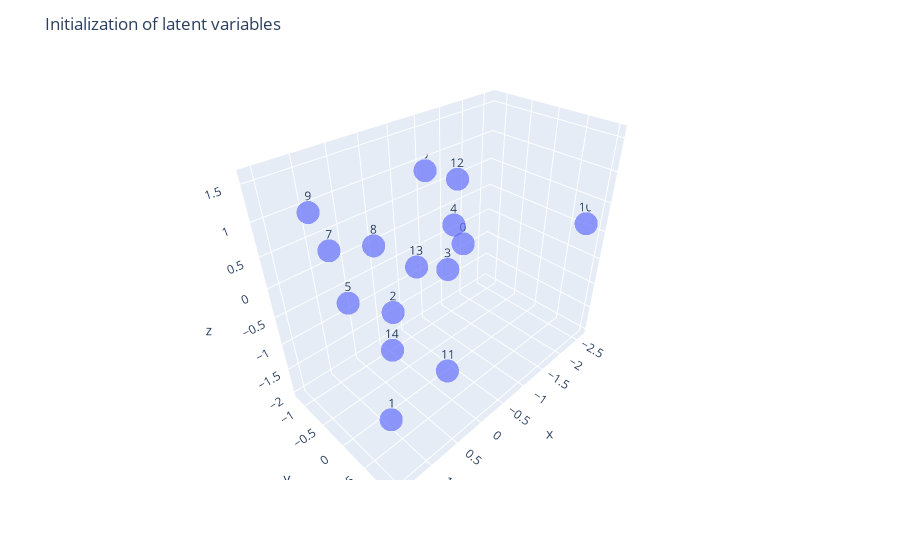

The notebook cell saved with this chart:
### Markdown cell above
# Latent space

### Code cell
import plotly.express as px


n = len(G.nodes)
Z = np.random.randn(n, 3)
df = pd.DataFrame(Z, columns=['x', 'y', 'z'])
df['node'] = list(G.nodes)

fig = px.scatter_3d(df, x='x', y='y', z='z', text='node', opacity=0.7)
fig.update_layout(title='Initialization of latent variables')
fig.show()

### Figure 1 — Plotly figure (JSON) as saved in the notebook; plotly's stock layout.template omitted (floating-point values rounded to 4 significant figures)
{"data": [{"hovertemplate": "x=%{x}<br>y=%{y}<br>z=%{z}<br>node=%{text}<extra></extra>", "legendgroup": "", "marker": {"color": "#636efa", "opacity": 0.7, "symbol": "circle"}, "mode": "markers+text", "name": "", "scene": "scene", "showlegend": false, "text": [0, 1, 2, 3, 4, 5, 6, 7, 8, 9, 10, 11, 12, 13, 14], "type": "scatter3d", "x": [-1.479, 1.057, 0.3241, 0.6117, -0.8392, 0.9755, -1.106, 1.356, 0.3616, 1.538, -2.62, -0.299, -0.2197, -0.5183, 0.9154], "y": [-0.7198, 0.3436, -0.3851, 1.031, -0.3092, -0.4792, -1.196, -0.07201, -0.6451, -0.03583, 0.8219, 0.09176, 0.3571, -0.8085, 0.3288], "z": [-0.4606, -1.763, -0.6769, 0.9313, 0.3313, -0.1857, 0.8125, 1.004, 0.3614, 1.565, 0.08705, -1.988, 1.478, -0.5018, -0.5298]}], "layout": {"legend": {"tracegroupgap": 0}, "margin": {"t": 60}, "scene": {"domain": {"x": [0, 1], "y": [0, 1]}, "xaxis": {"title": {"text": "x"}}, "yaxis": {"title": {"text": "y"}}, "zaxis": {"title": {"text": "z"}}}, "title": {"text": "Initialization of latent variables"}}}
